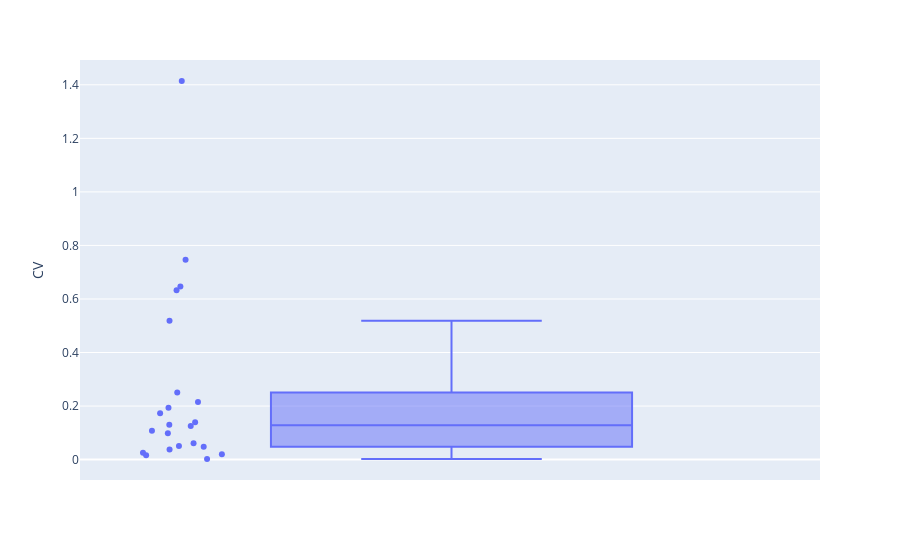

Notebook cell for this chart:
### Code cell
import plotly.express as px

fig_box_rt = px.box(cv_clusters_rt, y="CV",points="all")
fig_box_rt.show()

### Figure 1 — Plotly figure (JSON) as saved in the notebook; plotly's stock layout.template omitted (floating-point values rounded to 4 significant figures)
{"data": [{"alignmentgroup": "True", "boxpoints": "all", "hovertemplate": "CV=%{y}<extra></extra>", "legendgroup": "", "marker": {"color": "#636efa"}, "name": "", "notched": false, "offsetgroup": "", "orientation": "v", "showlegend": false, "type": "box", "x0": " ", "xaxis": "x", "y": [0.01591, 0.1935, 0.2511, 0.06119, 0.05091, 0.002205, 0.1078, 0.03806, 0.02002, 0.1258, 0.04816, 0.02557, 0.1734, 0.7463, 0.6326, 0.5183, 0.1303, 0.1399, 0.647, 0.09826, 0.2154, 1.414], "y0": " ", "yaxis": "y"}], "layout": {"boxmode": "group", "legend": {"tracegroupgap": 0}, "margin": {"t": 60}, "xaxis": {"anchor": "y", "domain": [0, 1]}, "yaxis": {"anchor": "x", "domain": [0, 1], "title": {"text": "CV"}}}}
